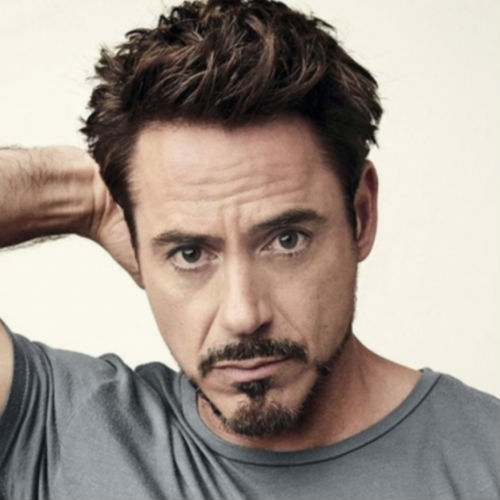
#> input picture test.jpg, 500 x 500 px, found by its file name
$ python 'Face and eyes detection code.py'
#> lines starting #> are read from the running program, lines starting #| are printed output that depends on the picture; after the words box and inside, x2 and y2 are one past the last pixel; in counts of white or black regions, pixels touching at a corner belong together
import numpy as np
import cv2

face_path = r'C:\Users\komsi\Desktop\Smart Methods\Third Path\Face and eyes detection Program\haarcascade_frontalface_default.xml' #location of haarcascade files
face_cascade = cv2.CascadeClassifier(face_path)
eye_path = r'C:\Users\komsi\Desktop\Smart Methods\Third Path\Face and eyes detection Program\haarcascade_eye.xml'
eye_cascade = cv2.CascadeClassifier(eye_path)
img_path = r'C:\Users\komsi\Desktop\Smart Methods\Third Path\Face and eyes detection Program\test.jpg' #location of the pic that we want to detect the face and eyes on it
img = cv2.imread(img_path) #reading the image
#> img is the input picture: shape (500, 500, 3); mean B, G, R 141.2, 150, 161.3


gray = cv2.cvtColor(img,cv2.COLOR_BGR2GRAY) # converting the image to the gray scale (black and white)
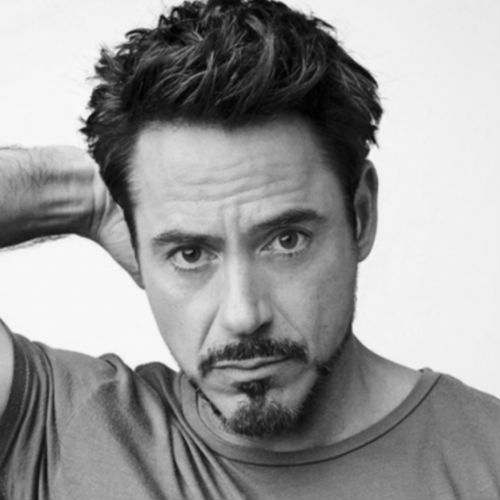
#> gray: shape (500, 500); min 0, max 253, mean 152.4
faces = face_cascade.detectMultiScale(gray, 1.05, 5) # searching for the faces in the gray scale image
#> faces = [[96, 135, 301, 301]]
for (x,y,w,h) in faces:
    cv2.rectangle(img,(x,y),(x+w,y+h),(255,0,0),2) # drawing rectangle on the face
    roi_gray = gray[y:y + h, x:x + w]
    roi_color = img[y:y + h, x:x + w]
    eyes = eye_cascade.detectMultiScale(roi_gray) # detect eyes in the detected face , otherwise it might detect eyes without any faces (this is why it's inside the for loop of faces)
    for (ex,ey,ew,eh) in eyes:
        cv2.rectangle(roi_color,(ex,ey),(ex+ew,ey+eh),(0,255,0),2) # drawing rectangle on detected eyes
#> this loop made 1 pass
#> (x, y, w, h, eyes) on pass 1: (96, 135, 301, 301, [[61, 89, 59, 59], [153, 73, 65, 65]])
#> pass 1, `roi_gray = gray[y:y + h, x:x + w]`:
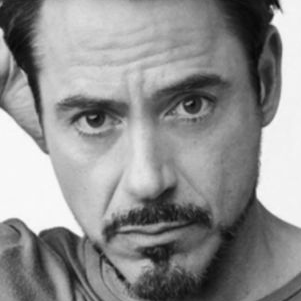
#> roi_gray: shape (301, 301); min 7, max 252, mean 142.6
#> pass 1, `roi_color = img[y:y + h, x:x + w]`:
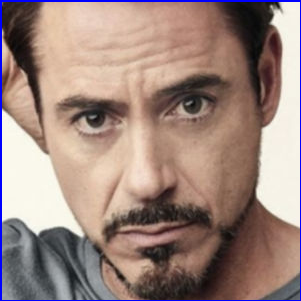
#> roi_color: shape (301, 301, 3); mean B, G, R 126.5, 134.2, 157.1
#> after the loop:
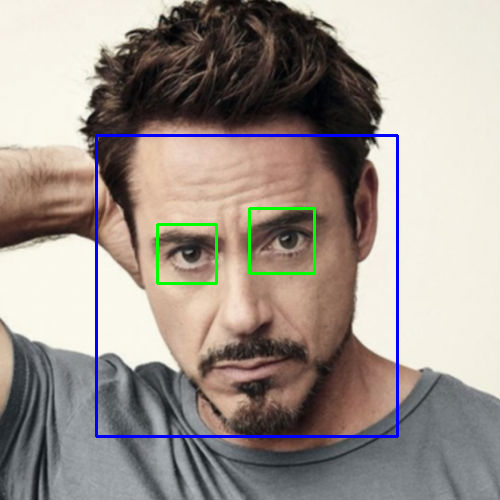
#> img: shape (500, 500, 3); 2.04% of pixels changed, all inside (x1, y1, x2, y2) = (95, 134, 399, 438)
#> after the loop:
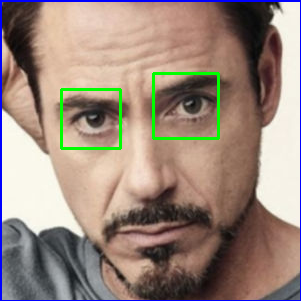
#> roi_color: shape (301, 301, 3); 1.63% of pixels changed, all inside (x1, y1, x2, y2) = (60, 72, 220, 150)

cv2.imshow('Face and eyes detection Program' , img)


cv2.waitKey(0)
cv2.destroyAllWindows()
